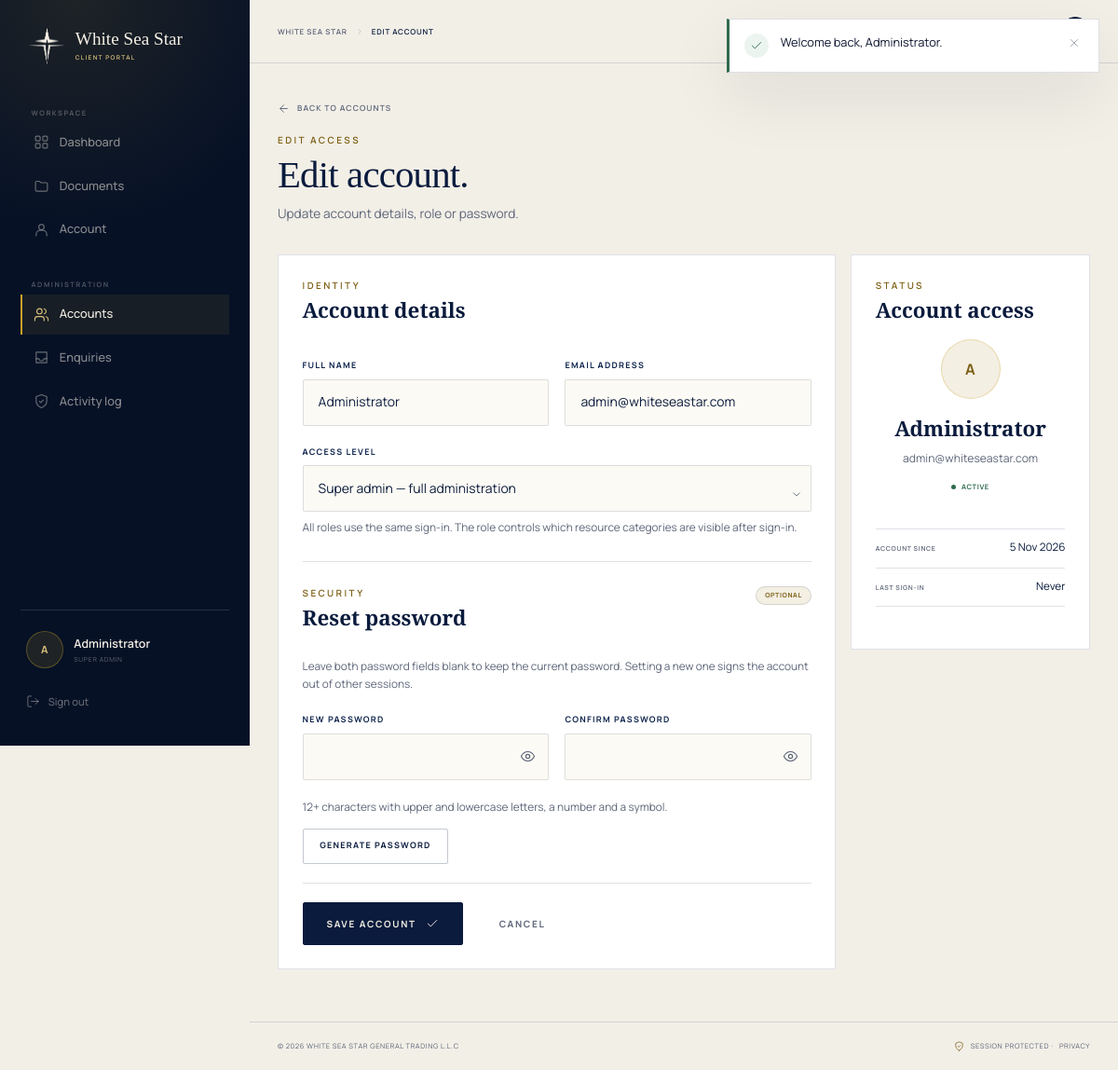
Page /admin/members/1/edit (signed in) on the committed database.
### tables this page shows
CREATE TABLE IF NOT EXISTS users (
    id BIGINT UNSIGNED NOT NULL AUTO_INCREMENT,
    name VARCHAR(120) NOT NULL,
    email VARCHAR(190) NOT NULL,
    password_hash VARCHAR(255) NOT NULL,
    role ENUM('super_admin', 'partner', 'supplier', 'customer') NOT NULL DEFAULT 'partner',
    is_active TINYINT(1) NOT NULL DEFAULT 1,
    password_changed_at DATETIME NULL,
    last_login_at DATETIME NULL,
    created_by BIGINT UNSIGNED NULL,
    created_at DATETIME NOT NULL DEFAULT CURRENT_TIMESTAMP,
    updated_at DATETIME NOT NULL DEFAULT CURRENT_TIMESTAMP ON UPDATE CURRENT_TIMESTAMP,
    PRIMARY KEY (id),
    UNIQUE KEY uq_users_email (email),
    KEY idx_users_role (role),
    KEY idx_users_active (is_active),
    CONSTRAINT fk_users_created_by FOREIGN KEY (created_by) REFERENCES users (id) ON DELETE SET NULL
);

### pages/admin-member-form.php (the view, shortened to what the rows shown need)
<?php
$user = current_user();
$member = null;
if (isset($params['id'])) {
    $member = user_find((int) $params['id']);
}
$isEdit = $member !== null;
$actionUrl = $isEdit ? '/admin/members/' . (int) $member['id'] : '/admin/members';
$bodyClass = 'page-panel';
require includes_path('panel-header.php');
?>
<div class="panel-head">
    <div>
        <h1 class="panel-title"><?= $isEdit ? 'Edit account.' : 'Add an account.' ?></h1>
    </div>
</div>
<div class="form-layout">
    <div class="form-layout__main">
        <form class="panel-card form" method="post" action="<?= e($actionUrl) ?>" novalidate>
            <div class="panel-card__head">
                <div>
                    <h2>Account details</h2>
                </div>
            </div>
            <div class="form__row">
                <div class="field<?= form_error('name') !== '' ? ' has-error' : '' ?>">
                    <label for="name">Full name</label>
                    <input id="name" name="name" type="text" value="<?= e(old('name', $member['name'] ?? '')) ?>" required maxlength="120" autocomplete="name">
                </div>
                <div class="field<?= form_error('email') !== '' ? ' has-error' : '' ?>">
                    <label for="email">Email address</label>
                    <input id="email" name="email" type="email" value="<?= e(old('email', $member['email'] ?? '')) ?>" required maxlength="190" autocomplete="email">
                </div>
            </div>
            <div class="panel-card__head">
                <div>
                    <h2><?= $isEdit ? 'Reset password' : 'Set a password' ?></h2>
                </div>
            </div>
        </form>
    </div>
    <aside class="form-layout__side">
        <?php if ($isEdit): ?>
            <section class="panel-card">
                <div class="panel-card__head">
                    <div>
                        <p class="eyebrow eyebrow--dark">Status</p>
                        <h2>Account access</h2>
                    </div>
                </div>
                <div class="member-card member-card--compact">
                    <span class="avatar avatar--lg"><?= e(initials((string) $member['name'])) ?></span>
                    <h3><?= e($member['name']) ?></h3>
                    <p><?= e($member['email']) ?></p>
                    <span class="status-badge <?= (int) $member['is_active'] ? 'status-badge--active' : 'status-badge--inactive' ?>">
                        <?= (int) $member['is_active'] ? 'Active' : 'Inactive' ?>
                    </span>
                </div>
                <dl class="meta-list">
                    <div><dt>Account since</dt><dd><?= e(format_date($member['created_at'] ?? null)) ?></dd></div>
                    <div><dt>Last sign-in</dt><dd><?= e($member['last_login_at'] ? format_datetime($member['last_login_at']) : 'Never') ?></dd></div>
                </dl>
            </section>
        <?php endif; ?>
    </aside>
</div>
<?php require includes_path('panel-footer.php');

### includes/panel-header.php (shortened to what the rows shown need)
<?php
$currentUser = $user ?? current_user();
$roleLabel = role_label((string) ($currentUser['role'] ?? 'partner'));
?>
<!doctype html>
<html lang="en" class="no-js">
<head>
    <?php require __DIR__ . '/head.php'; ?>
</head>
<body class="panel-body <?= e($bodyClass) ?>">
<div class="panel-shell">
    <aside class="panel-sidebar" id="panel-sidebar" data-panel-sidebar>
        <div class="panel-sidebar__foot">
            <div class="panel-user">
                <span class="avatar"><?= e(initials((string) ($currentUser['name'] ?? 'W'))) ?></span>
                <span class="panel-user__text">
                    <strong><?= e($currentUser['name'] ?? '') ?></strong>
                    <small><?= e($roleLabel) ?></small>
                </span>
            </div>
        </div>
    </aside>
    <div class="panel-main">
        <main class="panel-content" id="main">

### rows in the picture
users: name "A", name "Administrator", role "SUPER ADMIN", email "admin@whiteseastar.com", created_at "5 Nov 2026", last_login_at "Never"

### other values in the picture
$title "EDIT ACCOUNT"
$message['message'] "Welcome back, Administrator."
